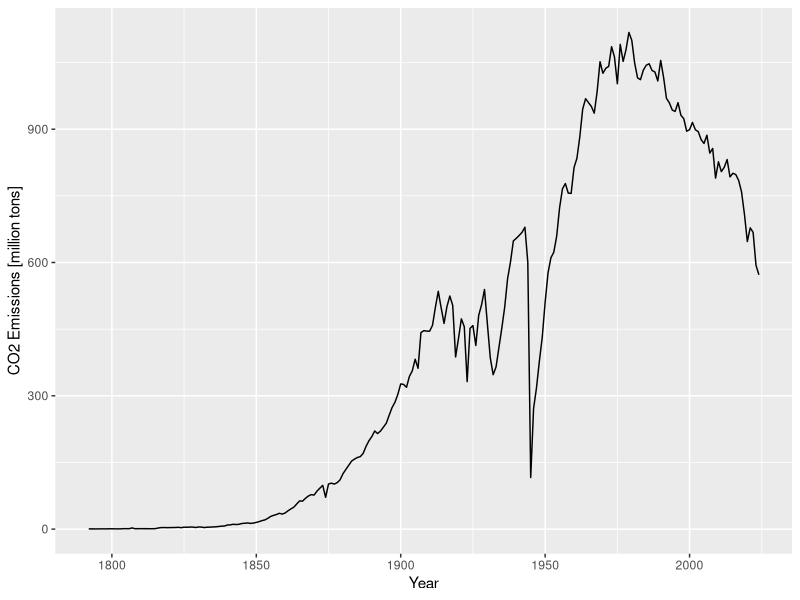
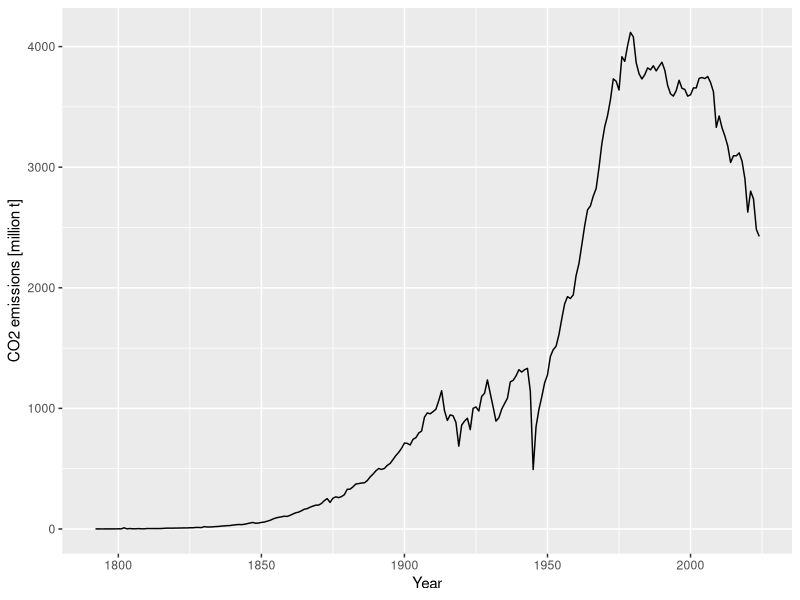

These figures' R source, in order:
## ---- chunk 1
values <- c(13.42203, 19.8129, 17.2293, 9.3129, 12.7937)
## ---- chunk 2
round(max(values), digits = 1)
## ---- chunk 3
values |> max() |> round(digits = 1)
## ---- chunk 4
library("dplyr")
## ---- chunk 5
emissions_raw <- read.csv("data/annual-co2-emissions.csv")
summary(emissions_raw)
## ---- chunk 6
# using mutate to create a new column
# note that we need to use the assignment arrow to overwrite
# the original dataframe with the mutated one!
emissions_raw <- emissions_raw |> 
  mutate(CO2_million = Annual.CO..emissions / 10^6)

head(emissions_raw)
## ---- chunk 7
# new_name = old_name
emissions_raw <- emissions_raw |> rename(CO2 = Annual.CO..emissions)
head(emissions_raw, n = 2)
## ---- chunk 8
# renaming the 4th column CO2
names(emissions_raw)[4] <- "CO2"
## ---- chunk 9
# select all columns except Code
emissions <- emissions_raw |> select(Entity, Year, CO2, CO2_million)
head(emissions)
## ---- chunk 10
# Deselection using -
# Note that we are not saving the filtered object but are just
# displaying it using head()
emissions_raw |> select(-Code) |> head()
## ---- chunk 11
# Selecting only data from 2000 onwards
emissions_2000 <- emissions_raw |> filter(Year >= 2000)
head(emissions_2000)
## ---- chunk 12
emissions_germany <- emissions |> filter(Entity == "Germany")
head(emissions_germany)
## ---- chunk 13
# selecting rows where the entity is Europe OR Asia
emissions_eurasia <- emissions |> 
  filter(Entity == "Europe" | Entity == "Asia")

# or selecting rows that are in Germany before 1900
emissions_germany_old <- emissions |>
  filter(Entity == "Germany" & Year < 1900)
## ---- chunk 14
library(ggplot2)

# creating a line plot with ggplot2
ggplot(emissions_germany, aes(x = Year, y = CO2_million)) +
  geom_line() +
  labs(x = "Year", y = "CO2 Emissions [million tons]")
## ---- chunk 15
# brackets to print output to console
(emissions <- emissions |> group_by(Year)) 
## ---- chunk 16
# ungroup data
# no more group information visible in output
(emissions <- emissions |> ungroup())
## ---- chunk 17
emissions_annual <- emissions |> group_by(Year) |>
  summarise(CO2_annual = sum(CO2_million))

# summarized data is automatically ungrouped
emissions_annual
## ---- chunk 18
ggplot(emissions_annual, aes(x = Year, y = CO2_annual)) +
  geom_line() +
  labs(x = "Year", y = "CO2 emissions [million t]")
## ---- chunk 19
emissions_annual <- emissions |> group_by(Year) |>
  summarise(CO2_annual = sum(CO2_million),
            CO2_mean = mean(CO2_million))
emissions_annual
## ---- chunk 20
emissions_annual <- aggregate(emissions$CO2_million ~ emissions$Year, FUN = sum)
head(emissions_annual)
## ---- chunk 21
stations <- data.frame(
  ID = c("ST01", "ST02", "ST03", "ST04", "ST05", "ST06"),
  elevation = c(131, 983, 120, 98, 482, 572),
  region = c("North", "North", "South", "East", "East", "West")
)

measurements <- data.frame(
  ID = c("ST01", "ST02", "ST03", "ST04", "ST05", "ST07"),
  precipitation = c(31, 64, 183, 16, 29, 78),
  temperature = c(15.4, 11.8, 16.8, 10.3, 14.7, 5.0)
)
## ---- chunk 22
# matching column is in quotation marks
(stations_joined <- full_join(x = stations, y = measurements, by = "ID"))
## ---- chunk 23
# ST07 is dropped
(stations_joined <- left_join(x = stations, y = measurements, by = "ID"))
## ---- chunk 24
# ST06 is dropped
(stations_joined <- right_join(x = stations, y = measurements, by = "ID"))
## ---- chunk 25
# ST06 & ST07 are dropped
(stations_joined <- inner_join(x = stations, y = measurements, by = "ID"))
## ---- chunk 26
merge(x = stations, y = measurements, by = "ID")
## ---- chunk 27
# left merge: set all.x = TRUE
merge(x = stations, y = measurements, by = "ID", all.x = TRUE)

# right merge: set all.y = TRUE
merge(x = stations, y = measurements, by = "ID", all.y = TRUE)
## ---- chunk 28
merge(x = stations, y = measurements, by = "ID", all = T)
